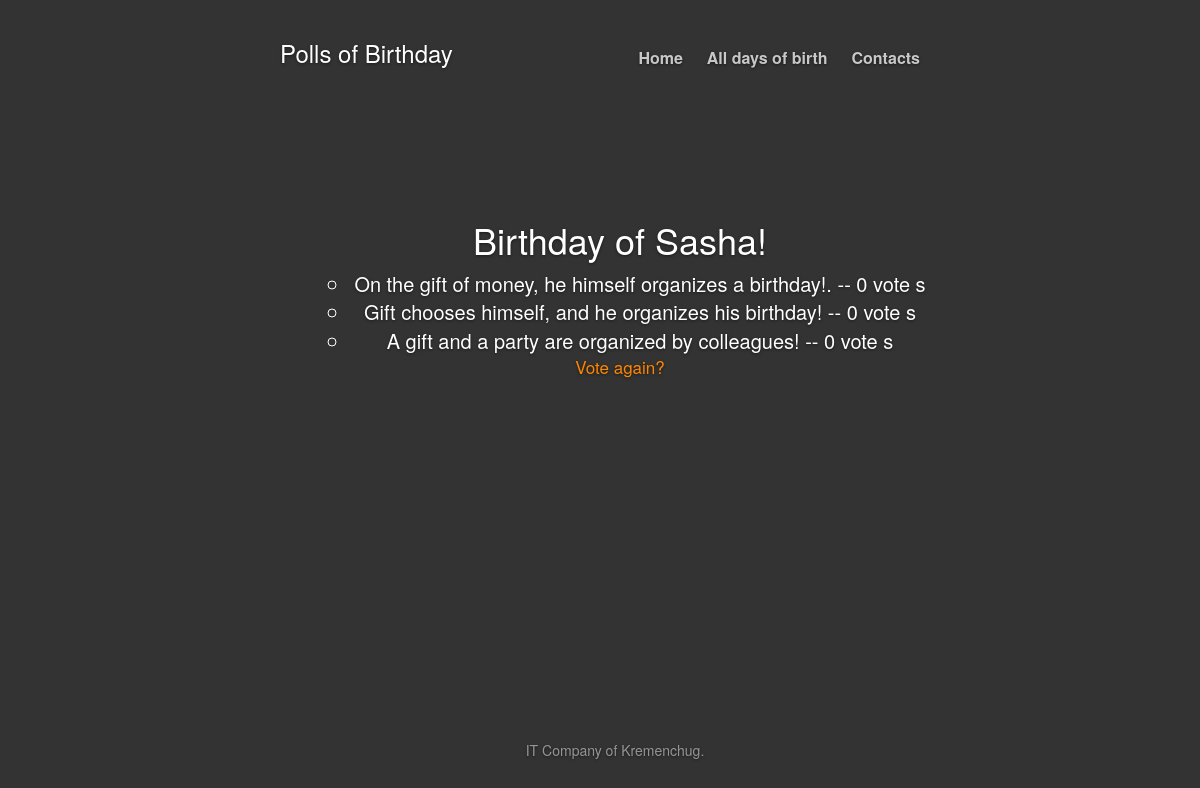
Screenshot of /9/results/ with the database file from the repository.
### polls/models.py (models this page shows, shortened)
@python_2_unicode_compatible
class Question(models.Model):
    question_text = models.CharField(max_length=200)
    pub_date = models.DateTimeField('date published')
    def was_published_recently(self):
        now = timezone.now()
        return now - datetime.timedelta(days=1) <= self.pub_date <= now
    was_published_recently.admin_order_field = 'pub_date'
    was_published_recently.boolean = True
    was_published_recently.short_description = 'Published recently?'

@python_2_unicode_compatible
class Choice(models.Model):
    question = models.ForeignKey(Question, on_delete=models.CASCADE)
    choice_text = models.CharField(max_length=200)
    votes = models.IntegerField(default=0)

### polls/views.py (the view)
# urls.py: url(r'^(?P<pk>[0-9]+)/results/$', views.results_view, name='results'),
def results_view(request, pk):
    template_name = 'polls/results.html'
    return render(request, template_name, {'question': get_object_or_404(Question, pk=pk)})

### polls/templates/polls/results.html
{% extends "polls/greeting.html" %}
{% block content %}
    <div class="container">
      <div class="cover-container">
         <div class="">
         <div class="inner">
           <h3 class="masthead-brand">Polls of Birthday</h3>
           <nav>
           <ul class="nav masthead-nav">
            <li><a href="{% url 'polls:greeting' %}">Home</a></li>
            <li><a href="{% url 'polls:index' %}">All days of birth</a></li>
            <li><a href="{% url 'polls:contact' %}">Contacts</a></li>
           </ul>
           </nav>
           </div>
           </div>
           <div class="inner cover">
         <ul style="padding-top: 140px;">
            <h1>{{ question.question_text }}</h1>
            <ul style="font-size: 20px;">
            {% for choice in question.choice_set.all %}
            <li>{{ choice.choice_text }} -- {{ choice.votes }} vote {{ choice.votes|pluralize }}</li>
            {% endfor %}
            </ul>
                <a style="font-size: 17px; color: #ff8600;" href="{% url 'polls:vote' question.id %}">Vote again?</a>
            </ul>
            </div>
{% endblock %}

### polls/static/polls/style.css (style rules this page uses)
html { min-height: 100%; }
.container { max-width:960px; margin:0 auto; }
.container:before, .container:after { display: table; content: " "; clear: both; }
.nav { margin-top: 7px; }
.cover { padding: 40px 20px; }

### rows the page displays
Question: question_text "Birthday of Sasha!"
Choice: choice_text "On the gift of money, he himself organizes a birthday!.", votes "0"
Choice: choice_text "Gift chooses himself, and he organizes his birthday!", votes "0"
Choice: choice_text "A gift and a party are organized by colleagues!", votes "0"
